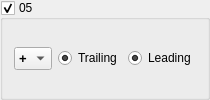
          <widget class="QGroupBox" name="channelGroupBox_05">
           <property name="toolTip">
            <string>Enable Channel 05</string>
           </property>
           <property name="title">
            <string>05</string>
           </property>
           <property name="checkable">
            <bool>true</bool>
           </property>
           <layout class="QHBoxLayout" name="horizontalLayout_13">
            <item>
             <widget class="QComboBox" name="PolarityComboBox05">
              <property name="font">
               <font>
                <pointsize>10</pointsize>
                <weight>75</weight>
                <bold>true</bold>
               </font>
              </property>
              <property name="toolTip">
               <string>Select channel input polarity</string>
              </property>
              <property name="frame">
               <bool>true</bool>
              </property>
              <item>
               <property name="text">
                <string>+</string>
               </property>
              </item>
              <item>
               <property name="text">
                <string>-</string>
               </property>
              </item>
             </widget>
            </item>
            <item>
             <widget class="QRadioButton" name="Channel_trailing_radio_05">
              <property name="toolTip">
               <string>Enable TDC trailing edge of channel</string>
              </property>
              <property name="text">
               <string>Trailing</string>
              </property>
              <property name="checked">
               <bool>true</bool>
              </property>
              <property name="autoExclusive">
               <bool>false</bool>
              </property>
             </widget>
            </item>
            <item>
             <widget class="QRadioButton" name="Channel_leading_radio_05">
              <property name="toolTip">
               <string>Enable TDC leading edge of channel</string>
              </property>
              <property name="text">
               <string>Leading</string>
              </property>
              <property name="checked">
               <bool>true</bool>
              </property>
              <property name="autoExclusive">
               <bool>false</bool>
              </property>
             </widget>
            </item>
           </layout>
          </widget>
